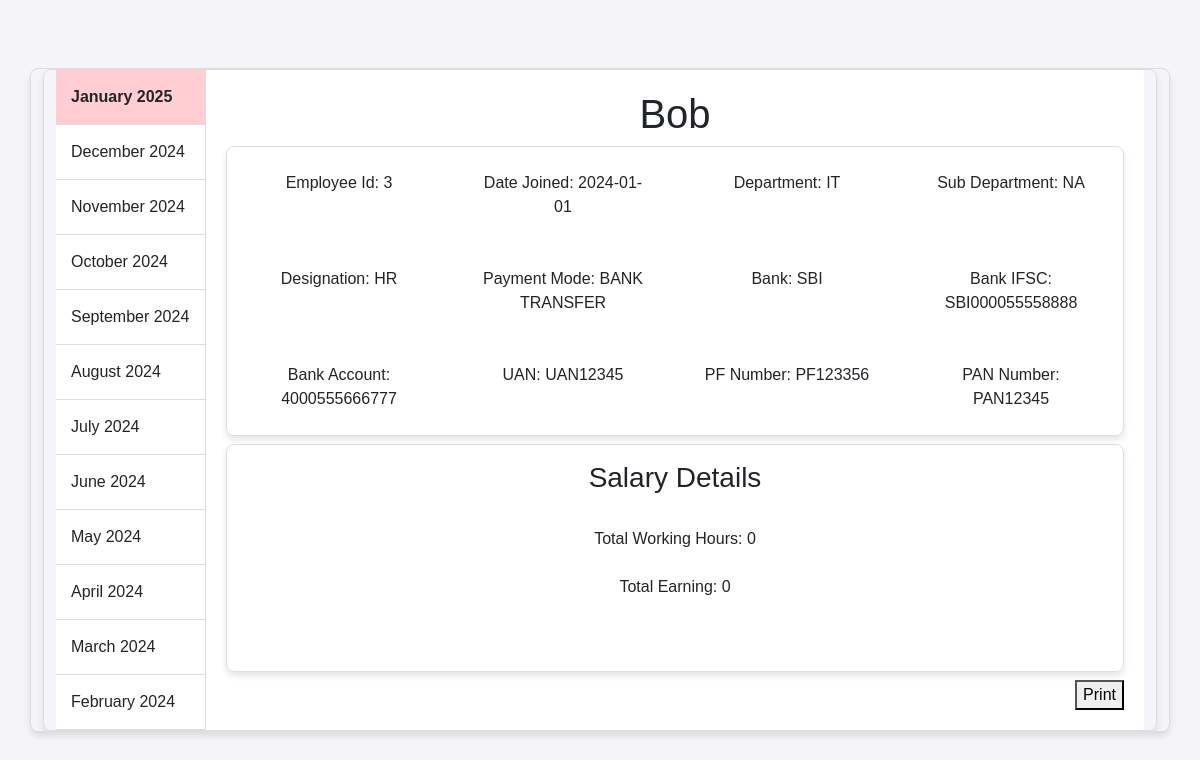
Page /user/index.php?employeeId=3 on the committed database.
### tables this page shows
CREATE TABLE employee (
    Id int NOT NULL AUTO_INCREMENT, 
    Name VARCHAR(50) NOT NULL, 

    DateJoined DATE NOT NULL,

    Department ENUM("IT", "RESEARCH"),
    SubDepartment VARCHAR(50),
    Designation ENUM("HR", "SALES"),

    PaymentMode Enum("BANK TRANSFER", "Cash"),
    Bank VARCHAR(50),
    BankIFSC VARCHAR(20),
    BankAccount VARCHAR(30),
    UAN VARCHAR(30),
    PFNumber VARCHAR(30),
    PANNumber VARCHAR(20),

    PRIMARY KEY (Id)
);

### user/index.php (the view, shortened to what this page needs)
<?php include("../commonFiles/_db.php") ?>
<?php
$month = $_GET['month'];
$stmt = $conn->prepare("SELECT * FROM employee WHERE id = :employeeId");
$stmt->bindParam(':employeeId', $_GET['employeeId']);
$stmt->execute();
$employeeData = $stmt->fetch();
?>
<!DOCTYPE html>
<html lang="en">
<head>
    <?php include("../commonFiles/htmlHeader.php") ?>
    <link rel="stylesheet" href=<?php echo $CONFIG["ROOT_URL"] . "public/css/styles.css" ?>>
</head>
<body>
    <div class="container">
        <div class="col text-center">
            <?php if (isset($_GET['employeeId'])): ?>
                <div class="container">
                    <div class="month-list col-1">
                        <?php
                        $currentMonth = new DateTime();
                        $employeeId = $employeeData["Id"];
                        for ($i = 0; $i < 12; $i++) {
                            $active = (isset($_GET['month']) && $month == $i) ? 'active' : '';
                            echo "<div class='month-item text-start text-nowrap overflow-clip text-truncate $active' onclick=\"window.location.href='?month=$i&employeeId=$employeeId'\">" . $currentMonth->format("F Y") . "</div>";
                            $currentMonth->modify("-1 month");
                        }
                        ?>
                    </div>
                    <div id="payslip" class="payslip-display col-3 d-flex flex-column">
                        <h1>
                            <?php
                            echo $employeeData["Name"];
                            ?>
                        </h1>
                        <div class="container">
                            <div class="row">
                                <div class="col-3 p-4">Employee Id: <?php echo $employeeData["Id"] ?></div>
                                <div class="col-3 p-4">Date Joined: <?php echo $employeeData["DateJoined"] ?></div>
                                <div class="col-3 p-4">Department: <?php echo $employeeData["Department"] ?></div>
                                <div class="col-3 p-4">Sub Department: <?php echo $employeeData["SubDepartment"] ?></div>
                                <div class="col-3 p-4">Designation: <?php echo $employeeData["Designation"] ?></div>
                                <div class="col-3 p-4">Payment Mode: <?php echo $employeeData["PaymentMode"] ?></div>
                                <div class="col-3 p-4">Bank: <?php echo $employeeData["Bank"] ?></div>
                                <div class="col-3 p-4">Bank IFSC: <?php echo $employeeData["BankIFSC"] ?></div>
                                <div class="col-3 p-4">Bank Account: <?php echo $employeeData["BankAccount"] ?></div>
                                <div class="col-3 p-4">UAN: <?php echo $employeeData["UAN"] ?></div>
                                <div class="col-3 p-4">PF Number: <?php echo $employeeData["PFNumber"] ?></div>
                                <div class="col-3 p-4">PAN Number: <?php echo $employeeData["PANNumber"] ?></div>
                            </div>
                        </div>
                        <div class="container flex-grow-1 gap-4 d-flex flex-column my-2 p-3">
                            <h3 class="">Salary Details</h3>
                            <div class="d-flex justify-content-center">
                                Total Working Hours:
                                <?php
                                $totalWorkHours = 0;
                                echo $totalWorkHours / 3600;
                                ?>
                            </div>
                            <div class="d-flex justify-content-center">Total Earning: <?php echo $totalWorkHours / 3600 * 100 ?></div>
                        </div>
                        <button id="print" class="mt-auto ms-auto no-print">Print</button>
                    </div>
                </div>
            <?php endif; ?>
        </div>
    </div>
</body>
</html>

### public/css/styles.css (style rules this page uses)
* { box-sizing: border-box; }
body { font-family: Arial, sans-serif; display: flex; justify-content: center; align-items: center; height: 100vh; margin: 0; background-color: #f4f4f9; }
.container { display: flex; border: 1px solid #ddd; border-radius: 8px; overflow: hidden; box-shadow: 0 4px 6px rgba(0, 0, 0, 0.1); }
.month-list { display: flex; flex-direction: column; width: 150px; background-color: #ffffff; border-right: 1px solid #ddd; }
.month-item { padding: 15px; text-align: center; cursor: pointer; border-bottom: 1px solid #ddd; transition: background-color 0.3s; }
.month-item.active { background-color: #ffcdd2; font-weight: bold; }
.payslip-display { flex-grow: 1; padding: 20px; background-color: #ffffff; }

### rows in the picture
employee: Name "Bob", Id "3", DateJoined "2024-01-01", Department "IT", SubDepartment "NA", Designation "HR", PaymentMode "BANK TRANSFER", Bank "SBI", BankIFSC "SBI000055558888", BankAccount "4000555666777", UAN "UAN12345", PFNumber "PF123356", PANNumber "PAN12345"

### other values in the picture
$totalWorkHours / 3600 "0"
$totalWorkHours / 3600 * 100 "0"
